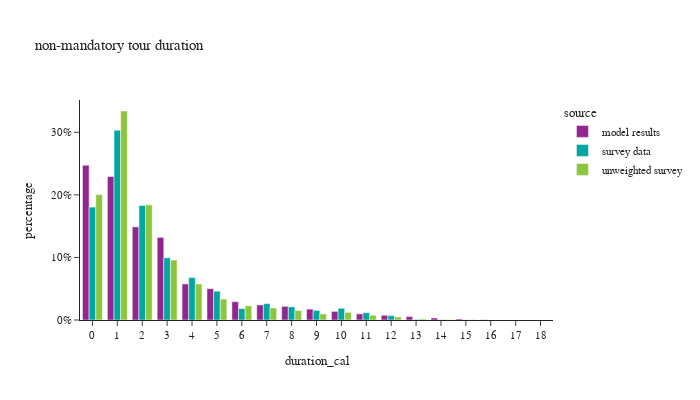

Notebook code for this chart:
### Markdown cell above
## non-mantatory tour duration

### Code cell
non_m_tour_data['duration_cal'] = non_m_tour_data['end'] - non_m_tour_data['start']

df_plot = non_m_tour_data.groupby(['source','duration_cal'])[['tour_weight']].sum().reset_index()
df_plot['percentage'] = df_plot.groupby(['source'], group_keys=False)['tour_weight']. \
    apply(lambda x: x / float(x.sum()))

fig = px.bar(df_plot, x="duration_cal", y="percentage", color="source",barmode="group",
             title="non-mandatory tour duration")
fig.for_each_annotation(lambda a: a.update(text = a.text.split("=")[-1]))
fig.update_layout(height=400, width=700, yaxis=dict(tickformat=".0%"), xaxis=dict(dtick="1"))
fig.show()

### Figure 1 — Plotly figure (JSON) as saved in the notebook; plotly's stock layout.template omitted (floating-point values rounded to 4 significant figures)
{"data": [{"alignmentgroup": "True", "hovertemplate": "source=model results<br>duration_cal=%{x}<br>percentage=%{y}<extra></extra>", "legendgroup": "model results", "marker": {"color": "#91268F", "pattern": {"shape": ""}}, "name": "model results", "offsetgroup": "model results", "orientation": "v", "showlegend": true, "textposition": "auto", "type": "bar", "x": [0.0, 1.0, 2.0, 3.0, 4.0, 5.0, 6.0, 7.0, 8.0, 9.0, 10.0, 11.0, 12.0, 13.0, 14.0, 15.0, 16.0, 17.0, 18.0], "xaxis": "x", "y": [0.2474, 0.2294, 0.1489, 0.1321, 0.05765, 0.05011, 0.02928, 0.02397, 0.02182, 0.01735, 0.01379, 0.009801, 0.007589, 0.005523, 0.003287, 0.001591, 0.0004523, 5.114e-05, 3.196e-06], "yaxis": "y"}, {"alignmentgroup": "True", "hovertemplate": "source=survey data<br>duration_cal=%{x}<br>percentage=%{y}<extra></extra>", "legendgroup": "survey data", "marker": {"color": "#00A7A0", "pattern": {"shape": ""}}, "name": "survey data", "offsetgroup": "survey data", "orientation": "v", "showlegend": true, "textposition": "auto", "type": "bar", "x": [0.0, 1.0, 2.0, 3.0, 4.0, 5.0, 6.0, 7.0, 8.0, 9.0, 10.0, 11.0, 12.0, 13.0, 14.0, 15.0], "xaxis": "x", "y": [0.1805, 0.3033, 0.1831, 0.09946, 0.06785, 0.04608, 0.01825, 0.0262, 0.02097, 0.0154, 0.01869, 0.01161, 0.006939, 0.0009495, 0.0006167, 0.0001281], "yaxis": "y"}, {"alignmentgroup": "True", "hovertemplate": "source=unweighted survey<br>duration_cal=%{x}<br>percentage=%{y}<extra></extra>", "legendgroup": "unweighted survey", "marker": {"color": "#8CC63E", "pattern": {"shape": ""}}, "name": "unweighted survey", "offsetgroup": "unweighted survey", "orientation": "v", "showlegend": true, "textposition": "auto", "type": "bar", "x": [0.0, 1.0, 2.0, 3.0, 4.0, 5.0, 6.0, 7.0, 8.0, 9.0, 10.0, 11.0, 12.0, 13.0, 14.0, 15.0], "xaxis": "x", "y": [0.2004, 0.334, 0.1841, 0.09589, 0.05757, 0.03348, 0.02272, 0.01924, 0.01515, 0.009696, 0.01227, 0.007575, 0.004999, 0.001666, 0.000606, 0.000606], "yaxis": "y"}], "layout": {"barmode": "group", "height": 400, "legend": {"title": {"text": "source"}, "tracegroupgap": 0}, "title": {"text": "non-mandatory tour duration"}, "width": 700, "xaxis": {"anchor": "y", "domain": [0.0, 1.0], "dtick": "1", "title": {"text": "duration_cal"}}, "yaxis": {"anchor": "x", "domain": [0.0, 1.0], "tickformat": ".0%", "title": {"text": "percentage"}}}}
